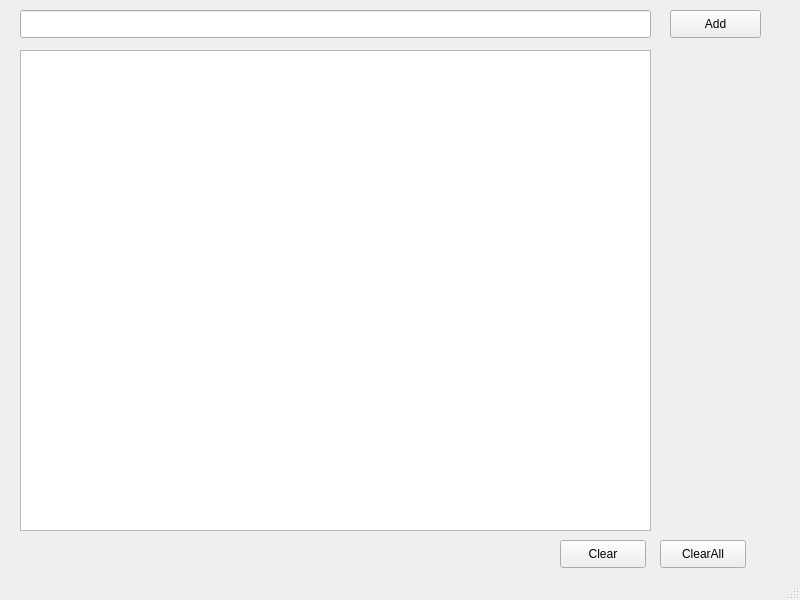
<?xml version="1.0" encoding="UTF-8"?>
<ui version="4.0">
 <class>MainWindow</class>
 <widget class="QMainWindow" name="MainWindow">
  <property name="geometry">
   <rect>
    <x>0</x>
    <y>0</y>
    <width>800</width>
    <height>600</height>
   </rect>
  </property>
  <property name="windowTitle">
   <string>MainWindow</string>
  </property>
  <widget class="QWidget" name="centralwidget">
   <widget class="QLineEdit" name="taskToAdd">
    <property name="geometry">
     <rect>
      <x>20</x>
      <y>10</y>
      <width>631</width>
      <height>28</height>
     </rect>
    </property>
   </widget>
   <widget class="QPushButton" name="addButton">
    <property name="geometry">
     <rect>
      <x>670</x>
      <y>10</y>
      <width>91</width>
      <height>28</height>
     </rect>
    </property>
    <property name="text">
     <string>Add</string>
    </property>
   </widget>
   <widget class="QListWidget" name="taskList">
    <property name="geometry">
     <rect>
      <x>20</x>
      <y>50</y>
      <width>631</width>
      <height>481</height>
     </rect>
    </property>
   </widget>
   <widget class="QPushButton" name="clearButton">
    <property name="geometry">
     <rect>
      <x>560</x>
      <y>540</y>
      <width>86</width>
      <height>28</height>
     </rect>
    </property>
    <property name="text">
     <string>Clear</string>
    </property>
   </widget>
   <widget class="QPushButton" name="clearAllButton">
    <property name="geometry">
     <rect>
      <x>660</x>
      <y>540</y>
      <width>86</width>
      <height>28</height>
     </rect>
    </property>
    <property name="text">
     <string>ClearAll</string>
    </property>
   </widget>
  </widget>
  <widget class="QStatusBar" name="statusbar"/>
 </widget>
 <resources/>
 <connections/>
</ui>
